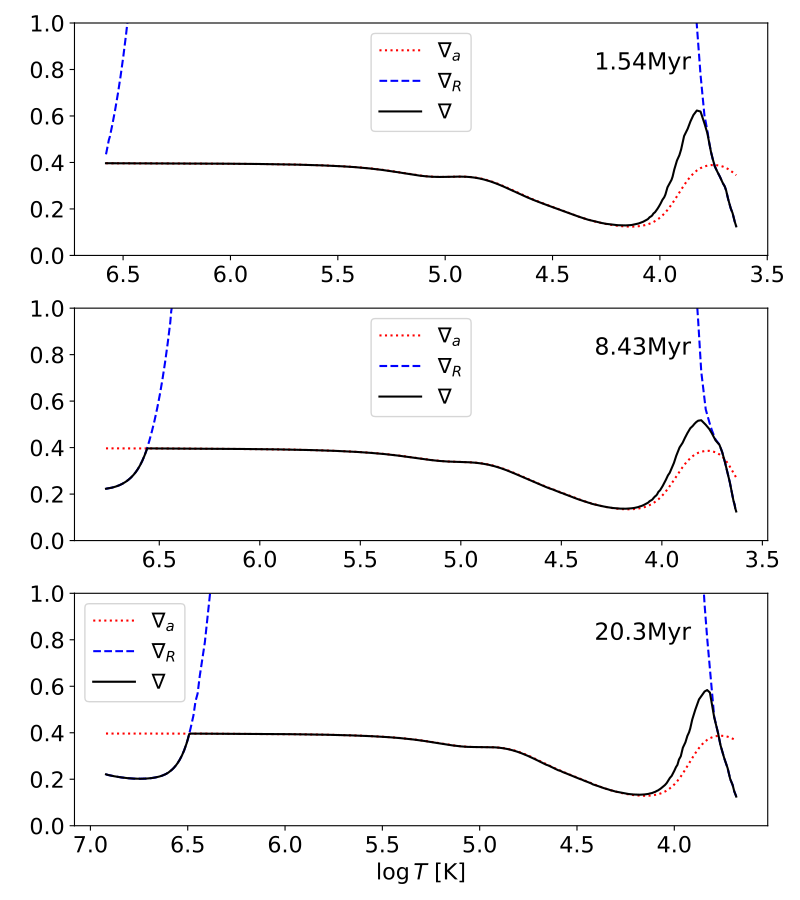

Python code for this plot:
import numpy as np
import matplotlib.pyplot as plt
import matplotlib as mpl
mpl.rcParams['xtick.labelsize'] = 16
mpl.rcParams['ytick.labelsize'] = 16
plt.rc("axes", labelsize=16) 
import astropy.units as u
import astropy.constants as cst
from tqdm import tqdm
import mesa_web as m



try:
    hist = m.read_history(r"ASTRO531\hw2\MESA-Web_Job_01252661968\trimmed_history.data", as_table=True)
except:
    hist = m.read_history(r"ASTRO531/hw2/MESA-Web_Job_01252661968/trimmed_history.data", as_table=True)
print(hist)
star_age = list(hist["star_age"])
model_number = list(hist["model_number"])

hist_pre_main = hist[hist["star_age"]<4.5E9]



try:
    table = m.read_profile(r"ASTRO531\hw7\MESA-Web_Job_03292665778\profile8.data", as_table=True)
except:
    table = m.read_profile(r"ASTRO531/hw7/MESA-Web_Job_03292665778/profile8.data", as_table=True)

# Find models closest to 1.5, 8.6, 20.3 Myr:

try:
    hist = m.read_history(r"ASTRO531\hw7\MESA-Web_Job_03292665778\trimmed_history.data", as_table=True)
except:
    hist = m.read_history(r"ASTRO531/hw7/MESA-Web_Job_03292665778/trimmed_history.data", as_table=True)
print(hist)
star_age = list(hist["star_age"])
model_number = list(hist["model_number"])
# Find model closest to 4.5Gyr
for age in (1.5E6, 8.6E6, 20.3E6, 4.5E9):
    star_age_delta = list(np.abs(np.array(star_age)-age))
    idx = star_age_delta.index(min(star_age_delta))
    # Model to use along with the stellar age it corresponds to:
    print(age, model_number[idx], star_age[idx])

model_186 = m.read_profile(r"ASTRO531/hw7/MESA-Web_Job_03292665778/profile94.data", as_table=True)
model_204 = m.read_profile(r"ASTRO531/hw7/MESA-Web_Job_03292665778/profile103.data", as_table=True)
model_219 = m.read_profile(r"ASTRO531/hw7/MESA-Web_Job_03292665778/profile111.data", as_table=True)
idxs = [186,204,219]

def get_attributes(table):
    rmo = table["opacity"]*(u.cm**2/u.g)
    grad_a = table["grada"]
    grad_R = table["gradr"]
    grad_T = table["gradT"]
    rho = 10**table["logRho"]*(u.g/u.cm**3)
    R = table["radius"]*u.R_sun
    logT = (table["logT"])
    Pgas = table['pgas']
    Prad = table['prad']
    Ptot = Pgas + Prad
    beta = Pgas / Ptot
    gamma2 = (32 - 24*beta-3*beta**2) / (24-18*beta-3*beta**2)
    return logT, R, rho, grad_a, grad_R, grad_T, rmo, gamma2

atr_186, atr_204, atr_219 = get_attributes(model_186), get_attributes(model_204), get_attributes(model_219)

plt.figure(figsize=(8,9))
for i, atr in enumerate([atr_186, atr_204, atr_219]):
    ax = plt.subplot(3,1,i+1)
    ax.plot(atr[0], atr[3], ls=":", marker="None", color="red", label=r"$\nabla_a$")
    ax.plot(atr[0], atr[4], ls="--", marker="None", color="blue", label=r"$\nabla_R$")
    ax.plot(atr[0], atr[5], ls="-", marker="None", color="black", label=r"$\nabla$")
    x_lims = ax.get_xlim()
    ax.text((x_lims[1]-x_lims[0])/4+x_lims[0], 0.8, ["1.54Myr","8.43Myr","20.3Myr"][i],fontsize=17)
    ax.invert_xaxis()
    ax.set_ylim(0,1)
    ax.legend(fontsize=15)
ax.set_ylabel(r"")
ax.set_xlabel(r"$\log T$ [K]")
plt.tight_layout()
plt.savefig("ASTRO531/hw7/1bi.pdf")
plt.show()

plt.figure(figsize=(7,6))
ax = plt.subplot(111)
for i, atr in enumerate([atr_186, atr_204, atr_219]):
    ax.plot(atr[0], np.log10(atr[6].value), ls="-", marker="None", label=["1.54Myr","8.43Myr","20.3Myr"][i])
    ax.invert_xaxis()
ax.set_ylabel(r"$\log$ RMO [$\mathrm{cm^2/g}$]")
ax.legend(fontsize=15)
ax.set_xlabel(r"$\log T$ [K]")
plt.tight_layout()
plt.savefig("ASTRO531/hw7/1bii.pdf")
plt.show()

plt.figure(figsize=(7,6))
ax = plt.subplot(111)
for i, atr in enumerate([atr_186, atr_204, atr_219]):
    ax.plot(atr[0], atr[7].value, ls="-", marker="None", label=["1.54Myr","8.43Myr","20.3Myr"][i])
    ax.invert_xaxis()
ax.axhline(5/3, label="Monoatomic gas", color="black", ls=":")
ax.legend(fontsize=15)
ax.set_ylabel(r"$\Gamma_2$")
ax.set_xlabel(r"$\log T$ [K]")
plt.tight_layout()
plt.savefig("ASTRO531/hw7/1biii.pdf")
plt.show()

plt.figure(figsize=(7,6))
ax = plt.subplot(111)
for i, atr in enumerate([atr_186, atr_204, atr_219]):
    ax.plot(atr[0], atr[1].value, ls="-", marker="None", label=["1.54Myr","8.43Myr","20.3Myr"][i])
    ax.invert_xaxis()
ax.legend(fontsize=15)
ax.set_ylabel(r"$R$ [$\mathrm{R_\odot}$]")
ax.set_xlabel(r"$\log T$ [K]")
plt.tight_layout()
plt.savefig("ASTRO531/hw7/1biv.pdf")
plt.show()


plt.figure(figsize=(7,6))
ax = plt.subplot(111)
for i, atr in enumerate([atr_186, atr_204, atr_219]):
    ax.plot(atr[0], atr[2].value, ls="-", marker="None", label=["1.54Myr","8.43Myr","20.3Myr"][i])
    ax.invert_xaxis()
ax.legend(fontsize=15)
ax.set_ylabel(r"$\rho$ [$g/cm^3$]")
ax.set_yscale("log")
ax.set_xlabel(r"$\log T$ [K]")
plt.tight_layout()
plt.savefig("ASTRO531/hw7/1bv.pdf")
plt.show()
